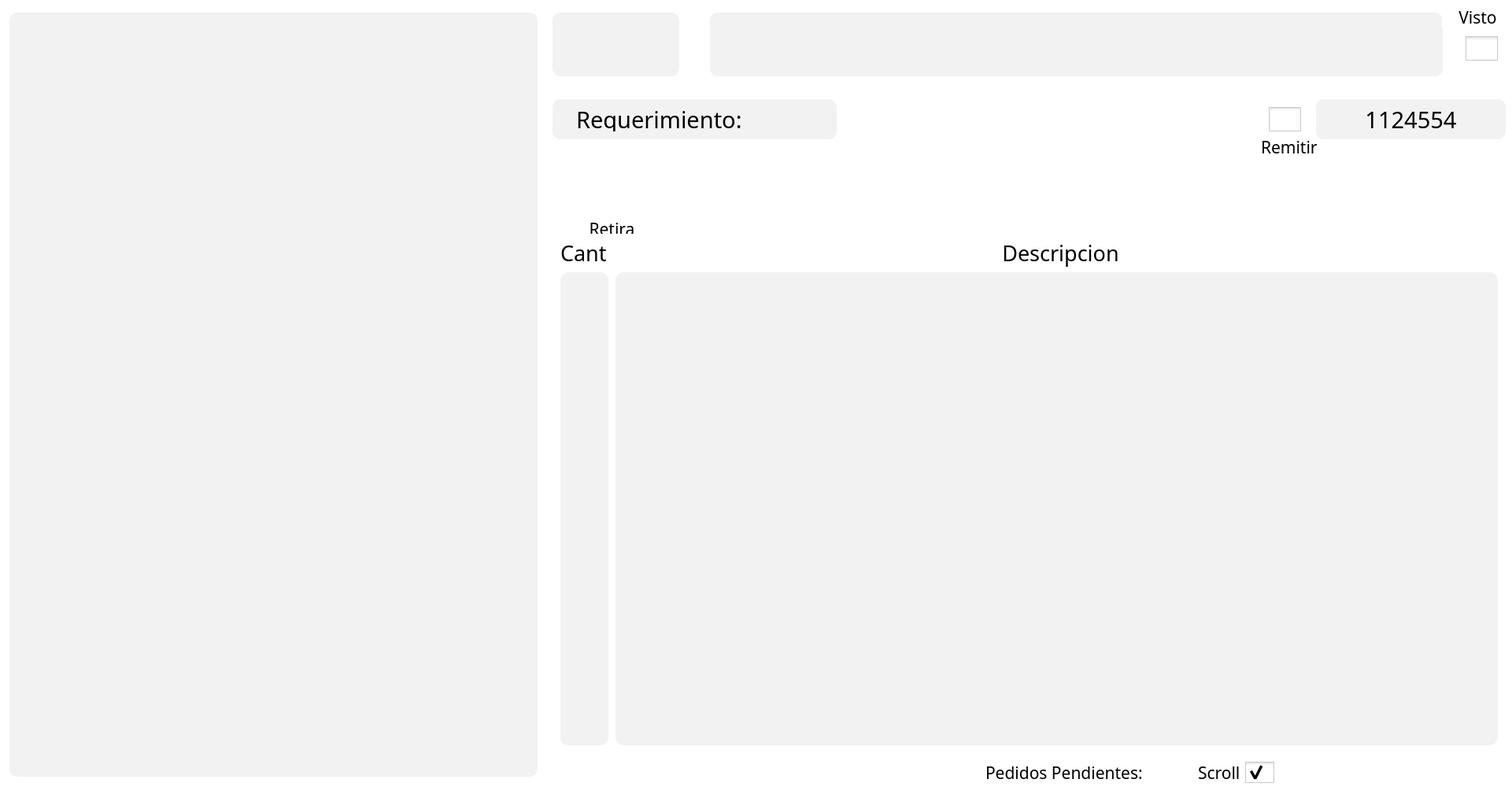
<?xml version="1.0" encoding="UTF-8"?>
<ui version="4.0">
 <class>MainWindow</class>
 <widget class="QMainWindow" name="MainWindow">
  <property name="geometry">
   <rect>
    <x>0</x>
    <y>0</y>
    <width>1921</width>
    <height>1009</height>
   </rect>
  </property>
  <property name="windowTitle">
   <string>Pedidos Pendientes</string>
  </property>
  <property name="windowIcon">
   <iconset>
    <normaloff>//servidor/Users/Public/Acquatron Compartida/Andones/Resources/logo.png</normaloff>//servidor/Users/Public/Acquatron Compartida/Andones/Resources/logo.png</iconset>
  </property>
  <property name="styleSheet">
   <string notr="true">background-color:#FFFFFF;</string>
  </property>
  <widget class="QWidget" name="centralwidget">
   <widget class="QTabWidget" name="tabWidget">
    <property name="geometry">
     <rect>
      <x>-30</x>
      <y>-60</y>
      <width>2121</width>
      <height>1171</height>
     </rect>
    </property>
    <property name="font">
     <font>
      <family>Quicksand</family>
      <pointsize>8</pointsize>
     </font>
    </property>
    <property name="styleSheet">
     <string notr="true">QTabBar::tab {
 background: #A3A3A3;
 color: white;
 padding: 10px;
border-radius: 1px;

 }

 QTabBar::tab:selected {
  background: #2FA9E0;
 }</string>
    </property>
    <property name="currentIndex">
     <number>0</number>
    </property>
    <widget class="QWidget" name="Pedidos">
     <property name="enabled">
      <bool>true</bool>
     </property>
     <property name="styleSheet">
      <string notr="true">QTabWidget::pane { 
   border: none;
}</string>
     </property>
     <attribute name="title">
      <string>Pedidos</string>
     </attribute>
     <widget class="QLabel" name="lbl_cantpedidos_2">
      <property name="geometry">
       <rect>
        <x>1550</x>
        <y>990</y>
        <width>61</width>
        <height>31</height>
       </rect>
      </property>
      <property name="font">
       <font>
        <family>Quicksand</family>
        <pointsize>16</pointsize>
       </font>
      </property>
      <property name="text">
       <string>Scroll</string>
      </property>
     </widget>
     <widget class="QLabel" name="Acqualogo">
      <property name="geometry">
       <rect>
        <x>1680</x>
        <y>980</y>
        <width>251</width>
        <height>51</height>
       </rect>
      </property>
      <property name="text">
       <string/>
      </property>
      <property name="pixmap">
       <pixmap>//servidor/Users/Public/Acquatron Compartida/Andones/Resources/acqualogo.png</pixmap>
      </property>
      <property name="scaledContents">
       <bool>true</bool>
      </property>
     </widget>
     <widget class="QListWidget" name="listWidget">
      <property name="geometry">
       <rect>
        <x>40</x>
        <y>40</y>
        <width>671</width>
        <height>971</height>
       </rect>
      </property>
      <property name="font">
       <font>
        <family>Quicksand</family>
        <pointsize>22</pointsize>
       </font>
      </property>
      <property name="styleSheet">
       <string notr="true">QListWidget { outline: none; border:0px solid gray; color: black;background: #F2F2F2;;border-radius: 10px;padding:10px;}
QListWidget::Item { width: 50px; height: 50px; }
QListWidget::Item:hover { background: #2FA9E0; color: white;border-radius:0px; }
QListWidget::item:selected { background: #e7e7e7;color: #30A2FF; }
QListWidget::QScrollBar:vertical {              
            border: none;
            background:white;
            width:3px;
            margin: 0px 0px 0px 0px;
        }
</string>
      </property>
      <property name="iconSize">
       <size>
        <width>100</width>
        <height>100</height>
       </size>
      </property>
      <property name="textElideMode">
       <enum>Qt::ElideMiddle</enum>
      </property>
     </widget>
     <widget class="QGroupBox" name="groupBox">
      <property name="geometry">
       <rect>
        <x>720</x>
        <y>10</y>
        <width>1511</width>
        <height>971</height>
       </rect>
      </property>
      <property name="styleSheet">
       <string notr="true">border: 0px;
</string>
      </property>
      <property name="title">
       <string/>
      </property>
      <widget class="QGroupBox" name="A_Grupo2">
       <property name="geometry">
        <rect>
         <x>10</x>
         <y>20</y>
         <width>1211</width>
         <height>101</height>
        </rect>
       </property>
       <property name="styleSheet">
        <string notr="true">border:0;</string>
       </property>
       <property name="title">
        <string/>
       </property>
       <property name="flat">
        <bool>false</bool>
       </property>
       <widget class="QLabel" name="lbl_numero">
        <property name="geometry">
         <rect>
          <x>0</x>
          <y>10</y>
          <width>161</width>
          <height>81</height>
         </rect>
        </property>
        <property name="font">
         <font>
          <family>Quicksand</family>
          <pointsize>36</pointsize>
          <weight>50</weight>
          <bold>false</bold>
         </font>
        </property>
        <property name="styleSheet">
         <string notr="true">background: #F2F2F2;
border-radius: 10px;</string>
        </property>
        <property name="frameShape">
         <enum>QFrame::NoFrame</enum>
        </property>
        <property name="text">
         <string/>
        </property>
        <property name="alignment">
         <set>Qt::AlignCenter</set>
        </property>
       </widget>
       <widget class="QLabel" name="lbl_empresa">
        <property name="geometry">
         <rect>
          <x>200</x>
          <y>10</y>
          <width>931</width>
          <height>81</height>
         </rect>
        </property>
        <property name="font">
         <font>
          <family>Quicksand</family>
          <pointsize>36</pointsize>
          <weight>50</weight>
          <bold>false</bold>
         </font>
        </property>
        <property name="styleSheet">
         <string notr="true">background: #F2F2F2;
border-radius: 10px;</string>
        </property>
        <property name="frameShape">
         <enum>QFrame::NoFrame</enum>
        </property>
        <property name="text">
         <string/>
        </property>
        <property name="alignment">
         <set>Qt::AlignCenter</set>
        </property>
       </widget>
       <widget class="QCheckBox" name="check_visto">
        <property name="geometry">
         <rect>
          <x>1160</x>
          <y>30</y>
          <width>41</width>
          <height>51</height>
         </rect>
        </property>
        <property name="styleSheet">
         <string notr="true">QCheckBox::indicator {width:41px;height: 31px;}
QCheckBox::indicator:checked
{
    image: url(//servidor/Users/Public/Acquatron Compartida/Andones/Resources/checkboxcheck.png);
}
QCheckBox::indicator:unchecked
{
    image: url(//servidor/Users/Public/Acquatron Compartida/Andones/Resources/checkboxempty.png);
}</string>
        </property>
        <property name="text">
         <string/>
        </property>
       </widget>
       <widget class="QLabel" name="lbl_visto">
        <property name="geometry">
         <rect>
          <x>1130</x>
          <y>0</y>
          <width>91</width>
          <height>31</height>
         </rect>
        </property>
        <property name="font">
         <font>
          <family>Quicksand</family>
          <pointsize>16</pointsize>
         </font>
        </property>
        <property name="text">
         <string>Visto</string>
        </property>
        <property name="alignment">
         <set>Qt::AlignCenter</set>
        </property>
       </widget>
      </widget>
      <widget class="QGroupBox" name="A_Grupo1">
       <property name="geometry">
        <rect>
         <x>10</x>
         <y>140</y>
         <width>361</width>
         <height>51</height>
        </rect>
       </property>
       <property name="styleSheet">
        <string notr="true">border-radius: 10px;
background: #F2F2F2;</string>
       </property>
       <property name="title">
        <string/>
       </property>
       <widget class="QLabel" name="lbl_requerimiento">
        <property name="geometry">
         <rect>
          <x>30</x>
          <y>10</y>
          <width>311</width>
          <height>31</height>
         </rect>
        </property>
        <property name="font">
         <font>
          <family>Quicksand</family>
          <pointsize>22</pointsize>
          <weight>50</weight>
          <bold>false</bold>
         </font>
        </property>
        <property name="styleSheet">
         <string notr="true">border:0;</string>
        </property>
        <property name="text">
         <string>Requerimiento:</string>
        </property>
       </widget>
      </widget>
      <widget class="QLabel" name="cantidad">
       <property name="geometry">
        <rect>
         <x>20</x>
         <y>320</y>
         <width>61</width>
         <height>31</height>
        </rect>
       </property>
       <property name="font">
        <font>
         <family>Quicksand</family>
         <pointsize>20</pointsize>
         <weight>50</weight>
         <bold>false</bold>
        </font>
       </property>
       <property name="styleSheet">
        <string notr="true">border:0;</string>
       </property>
       <property name="text">
        <string>Cant</string>
       </property>
      </widget>
      <widget class="QLabel" name="descripcion">
       <property name="geometry">
        <rect>
         <x>80</x>
         <y>310</y>
         <width>1151</width>
         <height>51</height>
        </rect>
       </property>
       <property name="font">
        <font>
         <family>Quicksand</family>
         <pointsize>20</pointsize>
         <weight>50</weight>
         <bold>false</bold>
        </font>
       </property>
       <property name="styleSheet">
        <string notr="true">border:0;</string>
       </property>
       <property name="frameShape">
        <enum>QFrame::Box</enum>
       </property>
       <property name="text">
        <string>Descripcion</string>
       </property>
       <property name="alignment">
        <set>Qt::AlignCenter</set>
       </property>
      </widget>
      <widget class="QListWidget" name="listdesc">
       <property name="geometry">
        <rect>
         <x>90</x>
         <y>360</y>
         <width>1121</width>
         <height>601</height>
        </rect>
       </property>
       <property name="font">
        <font>
         <family>Quicksand</family>
         <pointsize>14</pointsize>
        </font>
       </property>
       <property name="styleSheet">
        <string notr="true">background: #F2F2F2;
border-radius: 10px;
padding: 10px;

</string>
       </property>
       <property name="frameShape">
        <enum>QFrame::StyledPanel</enum>
       </property>
       <property name="frameShadow">
        <enum>QFrame::Raised</enum>
       </property>
      </widget>
      <widget class="QLabel" name="lbl_entrega">
       <property name="geometry">
        <rect>
         <x>160</x>
         <y>240</y>
         <width>1071</width>
         <height>81</height>
        </rect>
       </property>
       <property name="sizePolicy">
        <sizepolicy hsizetype="Preferred" vsizetype="Preferred">
         <horstretch>0</horstretch>
         <verstretch>0</verstretch>
        </sizepolicy>
       </property>
       <property name="font">
        <font>
         <family>Chivo</family>
         <pointsize>14</pointsize>
        </font>
       </property>
       <property name="styleSheet">
        <string notr="true"/>
       </property>
       <property name="text">
        <string/>
       </property>
       <property name="scaledContents">
        <bool>true</bool>
       </property>
       <property name="alignment">
        <set>Qt::AlignLeading|Qt::AlignLeft|Qt::AlignTop</set>
       </property>
      </widget>
      <widget class="QLabel" name="label_pic_retira">
       <property name="geometry">
        <rect>
         <x>30</x>
         <y>200</y>
         <width>101</width>
         <height>91</height>
        </rect>
       </property>
       <property name="text">
        <string/>
       </property>
       <property name="pixmap">
        <pixmap>//servidor/Users/Public/Acquatron Compartida/Andones/Resources/delivery-box.png</pixmap>
       </property>
       <property name="scaledContents">
        <bool>true</bool>
       </property>
      </widget>
      <widget class="QLabel" name="label_pic_entrega">
       <property name="geometry">
        <rect>
         <x>30</x>
         <y>210</y>
         <width>101</width>
         <height>91</height>
        </rect>
       </property>
       <property name="text">
        <string/>
       </property>
       <property name="pixmap">
        <pixmap>//servidor/Users/Public/Acquatron Compartida/Andones/Resources/truck.png</pixmap>
       </property>
       <property name="scaledContents">
        <bool>true</bool>
       </property>
      </widget>
      <widget class="QListWidget" name="listcant">
       <property name="geometry">
        <rect>
         <x>20</x>
         <y>360</y>
         <width>61</width>
         <height>601</height>
        </rect>
       </property>
       <property name="font">
        <font>
         <family>Quicksand</family>
         <pointsize>14</pointsize>
        </font>
       </property>
       <property name="styleSheet">
        <string notr="true">background:#F2F2F2;
border-radius: 10px;
padding: 8px;</string>
       </property>
       <property name="frameShadow">
        <enum>QFrame::Raised</enum>
       </property>
       <property name="verticalScrollBarPolicy">
        <enum>Qt::ScrollBarAlwaysOff</enum>
       </property>
       <property name="horizontalScrollBarPolicy">
        <enum>Qt::ScrollBarAlwaysOff</enum>
       </property>
       <property name="sizeAdjustPolicy">
        <enum>QAbstractScrollArea::AdjustToContents</enum>
       </property>
      </widget>
      <widget class="QLabel" name="label_pic_advertencia">
       <property name="geometry">
        <rect>
         <x>30</x>
         <y>200</y>
         <width>101</width>
         <height>91</height>
        </rect>
       </property>
       <property name="text">
        <string/>
       </property>
       <property name="pixmap">
        <pixmap>//servidor/Users/Public/Acquatron Compartida/Andones/Resources/advertencia.png</pixmap>
       </property>
       <property name="scaledContents">
        <bool>true</bool>
       </property>
      </widget>
      <widget class="QLabel" name="lbl_retira">
       <property name="geometry">
        <rect>
         <x>40</x>
         <y>290</y>
         <width>91</width>
         <height>21</height>
        </rect>
       </property>
       <property name="sizePolicy">
        <sizepolicy hsizetype="Preferred" vsizetype="Preferred">
         <horstretch>0</horstretch>
         <verstretch>0</verstretch>
        </sizepolicy>
       </property>
       <property name="font">
        <font>
         <family>Chivo</family>
         <pointsize>16</pointsize>
        </font>
       </property>
       <property name="styleSheet">
        <string notr="true"/>
       </property>
       <property name="text">
        <string>Retira</string>
       </property>
       <property name="scaledContents">
        <bool>true</bool>
       </property>
       <property name="alignment">
        <set>Qt::AlignHCenter|Qt::AlignTop</set>
       </property>
      </widget>
      <widget class="QLabel" name="lbl_pendiente">
       <property name="geometry">
        <rect>
         <x>410</x>
         <y>140</y>
         <width>61</width>
         <height>61</height>
        </rect>
       </property>
       <property name="text">
        <string/>
       </property>
       <property name="pixmap">
        <pixmap>//servidor/Users/Public/Acquatron Compartida/Andones/Resources/pendiente.png</pixmap>
       </property>
       <property name="scaledContents">
        <bool>true</bool>
       </property>
      </widget>
      <widget class="QLabel" name="lbl_completo">
       <property name="geometry">
        <rect>
         <x>410</x>
         <y>140</y>
         <width>61</width>
         <height>61</height>
        </rect>
       </property>
       <property name="text">
        <string/>
       </property>
       <property name="pixmap">
        <pixmap>//servidor/Users/Public/Acquatron Compartida/Andones/Resources/verificado.png</pixmap>
       </property>
       <property name="scaledContents">
        <bool>true</bool>
       </property>
      </widget>
      <widget class="QLabel" name="flecha">
       <property name="geometry">
        <rect>
         <x>480</x>
         <y>150</y>
         <width>41</width>
         <height>41</height>
        </rect>
       </property>
       <property name="text">
        <string/>
       </property>
       <property name="pixmap">
        <pixmap>//servidor/Users/Public/Acquatron Compartida/Andones/Resources/right-arrow (2).png</pixmap>
       </property>
       <property name="scaledContents">
        <bool>true</bool>
       </property>
      </widget>
      <widget class="QLabel" name="lbl_pagopendiente">
       <property name="geometry">
        <rect>
         <x>520</x>
         <y>140</y>
         <width>71</width>
         <height>61</height>
        </rect>
       </property>
       <property name="text">
        <string/>
       </property>
       <property name="pixmap">
        <pixmap>//servidor/Users/Public/Acquatron Compartida/Andones/Resources/pago_pendien.png</pixmap>
       </property>
       <property name="scaledContents">
        <bool>true</bool>
       </property>
      </widget>
      <widget class="QLabel" name="lbl_pagorealizado">
       <property name="geometry">
        <rect>
         <x>520</x>
         <y>140</y>
         <width>71</width>
         <height>61</height>
        </rect>
       </property>
       <property name="text">
        <string/>
       </property>
       <property name="pixmap">
        <pixmap>//servidor/Users/Public/Acquatron Compartida/Andones/Resources/pago_check.png</pixmap>
       </property>
       <property name="scaledContents">
        <bool>true</bool>
       </property>
      </widget>
      <widget class="QLabel" name="lbl_pagoerror">
       <property name="geometry">
        <rect>
         <x>530</x>
         <y>140</y>
         <width>51</width>
         <height>51</height>
        </rect>
       </property>
       <property name="text">
        <string/>
       </property>
       <property name="pixmap">
        <pixmap>//servidor/Users/Public/Acquatron Compartida/Andones/Resources/pago_no_existente.png</pixmap>
       </property>
       <property name="scaledContents">
        <bool>true</bool>
       </property>
      </widget>
      <widget class="QLabel" name="lbl_numerofactura">
       <property name="geometry">
        <rect>
         <x>980</x>
         <y>140</y>
         <width>241</width>
         <height>51</height>
        </rect>
       </property>
       <property name="font">
        <font>
         <family>Quicksand</family>
         <pointsize>22</pointsize>
        </font>
       </property>
       <property name="styleSheet">
        <string notr="true">border-radius: 10px;
background: #F2F2F2;
padding: 8px;</string>
       </property>
       <property name="text">
        <string>1124554</string>
       </property>
       <property name="alignment">
        <set>Qt::AlignCenter</set>
       </property>
      </widget>
      <widget class="QLabel" name="lbl_pagorechazado">
       <property name="geometry">
        <rect>
         <x>520</x>
         <y>140</y>
         <width>71</width>
         <height>61</height>
        </rect>
       </property>
       <property name="text">
        <string/>
       </property>
       <property name="pixmap">
        <pixmap>//servidor/Users/Public/Acquatron Compartida/Andones/Resources/pago_rechazdo.png</pixmap>
       </property>
       <property name="scaledContents">
        <bool>true</bool>
       </property>
      </widget>
      <widget class="QLabel" name="lbl_reqsin">
       <property name="geometry">
        <rect>
         <x>410</x>
         <y>140</y>
         <width>51</width>
         <height>51</height>
        </rect>
       </property>
       <property name="text">
        <string/>
       </property>
       <property name="pixmap">
        <pixmap>//servidor/Users/Public/Acquatron Compartida/Andones/Resources/sinrequerimiento.png</pixmap>
       </property>
       <property name="scaledContents">
        <bool>true</bool>
       </property>
      </widget>
      <widget class="QLabel" name="lbl_vistoaremitir">
       <property name="geometry">
        <rect>
         <x>910</x>
         <y>190</y>
         <width>71</width>
         <height>21</height>
        </rect>
       </property>
       <property name="font">
        <font>
         <family>Quicksand</family>
         <pointsize>16</pointsize>
        </font>
       </property>
       <property name="text">
        <string>Remitir</string>
       </property>
      </widget>
      <widget class="QCheckBox" name="check_remitir">
       <property name="geometry">
        <rect>
         <x>920</x>
         <y>140</y>
         <width>41</width>
         <height>51</height>
        </rect>
       </property>
       <property name="styleSheet">
        <string notr="true">QCheckBox::indicator {width:41px;height: 31px;}
QCheckBox::indicator:checked
{
    image: url(//servidor/Users/Public/Acquatron Compartida/Andones/Resources/checkboxcheck.png);
}
QCheckBox::indicator:unchecked
{
    image: url(//servidor/Users/Public/Acquatron Compartida/Andones/Resources/checkboxempty.png);
}</string>
       </property>
       <property name="text">
        <string/>
       </property>
      </widget>
     </widget>
     <widget class="QCheckBox" name="check_scroll">
      <property name="geometry">
       <rect>
        <x>1610</x>
        <y>990</y>
        <width>41</width>
        <height>31</height>
       </rect>
      </property>
      <property name="styleSheet">
       <string notr="true">QCheckBox::indicator {width:37px;height: 27px;}
QCheckBox::indicator:checked
{
    image: url(//servidor/Users/Public/Acquatron Compartida/Andones/Resources/checkboxcheck.png);
}
QCheckBox::indicator:unchecked
{
    image: url(//servidor/Users/Public/Acquatron Compartida/Andones/Resources/checkboxempty.png);
}</string>
      </property>
      <property name="text">
       <string/>
      </property>
      <property name="checked">
       <bool>true</bool>
      </property>
     </widget>
     <widget class="QLabel" name="lbl_cantpedidos">
      <property name="geometry">
       <rect>
        <x>1280</x>
        <y>990</y>
        <width>251</width>
        <height>31</height>
       </rect>
      </property>
      <property name="font">
       <font>
        <family>Quicksand</family>
        <pointsize>16</pointsize>
       </font>
      </property>
      <property name="text">
       <string>Pedidos Pendientes:</string>
      </property>
     </widget>
    </widget>
    <widget class="QWidget" name="General">
     <attribute name="title">
      <string>Requerimientos</string>
     </attribute>
    </widget>
   </widget>
  </widget>
 </widget>
 <resources/>
 <connections/>
</ui>
